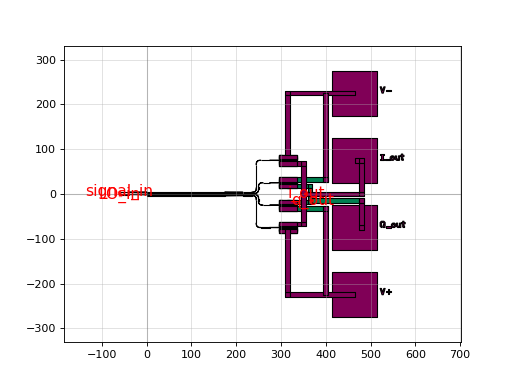

The Python source for this figure:
import gdsfactory as gf

c = gf.components.coh_rx_single_pol(cross_section='strip', det_spacing=[60.0, 50.0], with_pads=True, pad_det_spacing=80.0, in_wg_length=20.0)
c.plot()
